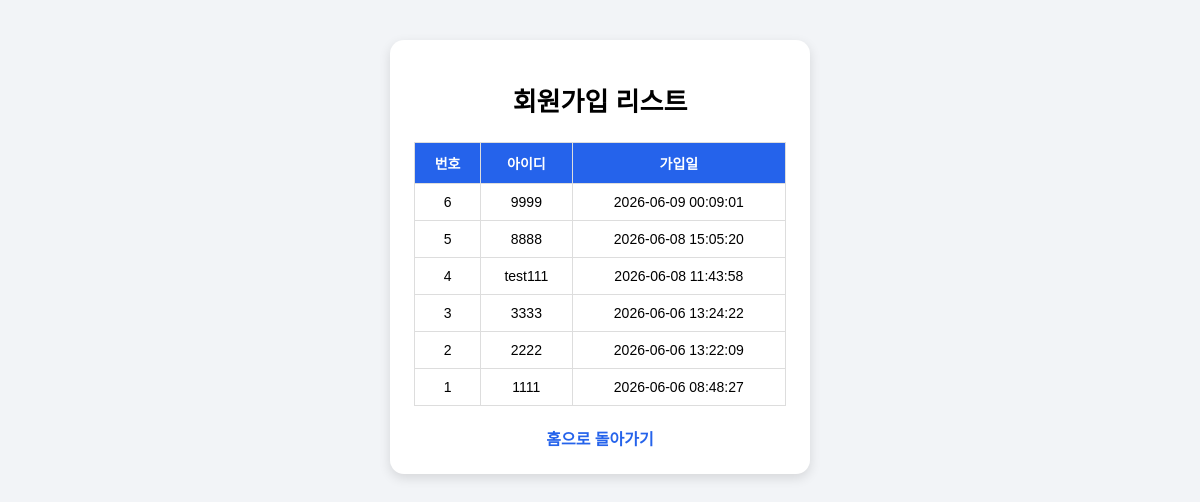
The app's page /users (signed in) with its own data.
### tables this page shows
CREATE TABLE users (
            id INTEGER PRIMARY KEY AUTOINCREMENT,
            username TEXT NOT NULL UNIQUE,
            password TEXT NOT NULL,
            created_at TIMESTAMP DEFAULT CURRENT_TIMESTAMP
        );

### app.py (the view)
@app.route("/users")
def users():
    if "username" not in session:
        flash("로그인이 필요합니다.")
        return redirect(url_for("login"))
    conn = get_db_connection()
    cursor = conn.cursor()
    cursor.execute(
        "SELECT id, username, created_at FROM users ORDER BY id DESC"
    )
    user_list = cursor.fetchall()
    conn.close()
    return render_template("users.html", users=user_list)

### app.py (called while the page is built)
def get_db_connection():
    conn = sqlite3.connect(DB_NAME)
    conn.row_factory = sqlite3.Row
    return conn

### templates/users.html (shortened to what this page needs)
<!DOCTYPE html>
<html lang="ko">
<head>
    <link rel="stylesheet" href="{{ url_for('static', filename='style.css') }}">
</head>
<body>
    <div class="container">
        <h1>회원가입 리스트</h1>
        <table>
            <thead>
                <tr>
                    <th>번호</th>
                    <th>아이디</th>
                    <th>가입일</th>
                </tr>
            </thead>
            <tbody>
                {% for user in users %}
                <tr>
                    <td>{{ user.id }}</td>
                    <td>{{ user.username }}</td>
                    <td>{{ user.created_at }}</td>
                </tr>
                {% endfor %}
            </tbody>
        </table>
        <div class="link-box">
            <a href="{{ url_for('home') }}">홈으로 돌아가기</a>
        </div>
    </div>
</body>
</html>

### static/style.css (style rules this page uses)
* { box-sizing: border-box; }
body { margin: 0; padding: 0; font-family: Arial, "Noto Sans KR", sans-serif; background-color: #f2f4f7; }
.container { width: 90%; max-width: 420px; margin: 40px auto; padding: 24px; background-color: white; border-radius: 14px; box-shadow: 0 4px 12px rgba(0, 0, 0, 0.12); text-align: center; }
h1 { margin-bottom: 24px; font-size: 26px; }
a { color: #2563eb; text-decoration: none; font-weight: bold; }
.link-box { margin-top: 20px; }
table { width: 100%; border-collapse: collapse; font-size: 14px; }
th, td { border: 1px solid #ddd; padding: 10px; }
th { background-color: #2563eb; color: white; }

### records on screen
users: id "6", username "9999", created_at "2026-06-09 00:09:01"
users: id "5", username "8888", created_at "2026-06-08 15:05:20"
users: id "4", username "test111", created_at "2026-06-08 11:43:58"
users: id "3", username "3333", created_at "2026-06-06 13:24:22"
users: id "2", username "2222", created_at "2026-06-06 13:22:09"
users: id "1", username "1111", created_at "2026-06-06 08:48:27"
